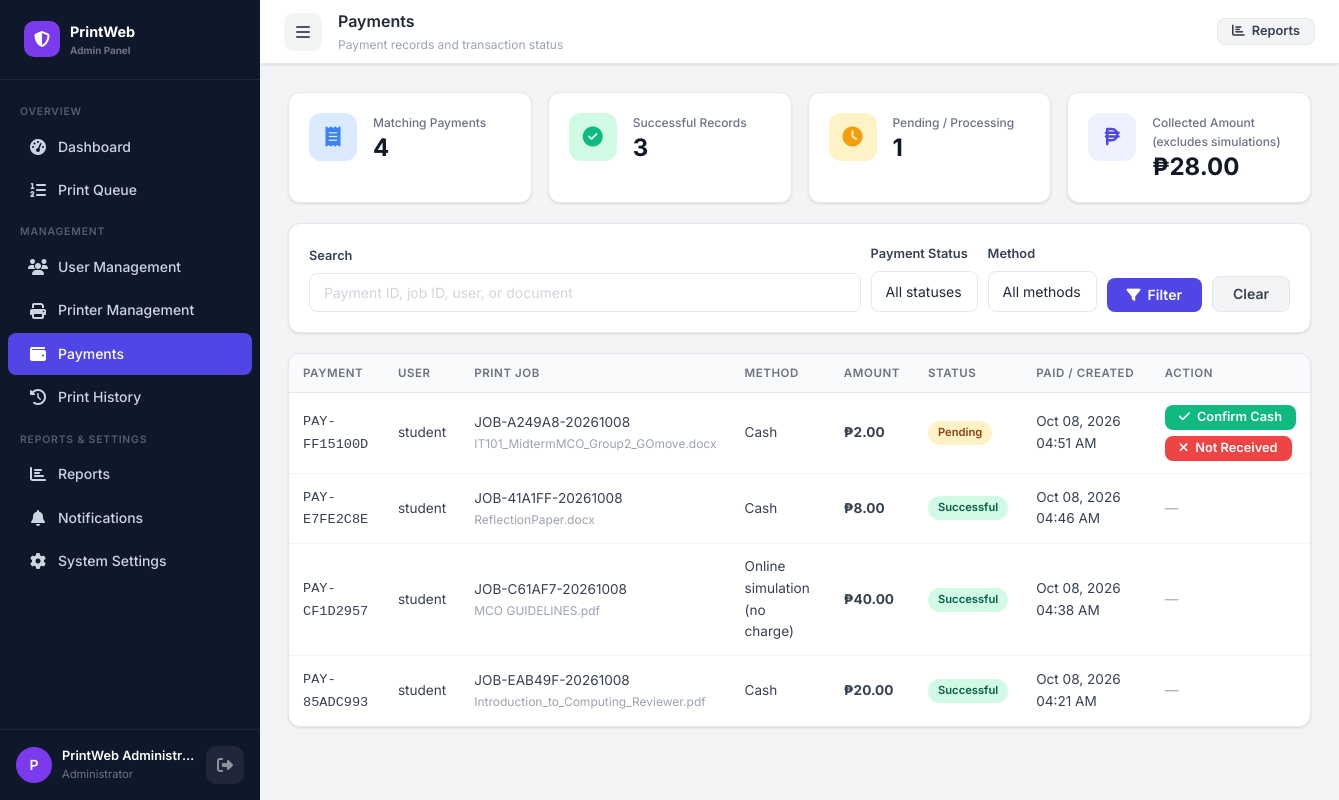
The page /admin/payments.php (signed in) on the database its author committed.
### tables this page shows
CREATE TABLE `payments` (
  `id` int(11) NOT NULL,
  `payment_id` varchar(20) NOT NULL,
  `job_id` int(11) NOT NULL,
  `user_id` int(11) NOT NULL,
  `amount` decimal(10,2) NOT NULL,
  `payment_method` enum('cash','online','card','ewallet','simulation') NOT NULL DEFAULT 'cash',
  `payment_status` enum('pending','processing','successful','failed','cancelled','refunded') NOT NULL DEFAULT 'pending',
  `transaction_reference` varchar(100) DEFAULT NULL,
  `stripe_checkout_session_id` varchar(255) DEFAULT NULL,
  `checkout_url` text DEFAULT NULL,
  `checkout_expires_at` datetime DEFAULT NULL,
  `payment_notes` text DEFAULT NULL,
  `processed_by` int(11) DEFAULT NULL COMMENT 'Admin/Operator user ID who processed',
  `paid_at` datetime DEFAULT NULL,
  `created_at` datetime NOT NULL DEFAULT current_timestamp(),
  `updated_at` datetime NOT NULL DEFAULT current_timestamp() ON UPDATE current_timestamp()
);

CREATE TABLE `users` (
  `id` int(11) NOT NULL,
  `user_id` varchar(20) NOT NULL,
  `full_name` varchar(150) NOT NULL,
  `email` varchar(150) NOT NULL,
  `password_hash` varchar(255) NOT NULL,
  `role` enum('student','faculty','staff','other','admin','operator') NOT NULL DEFAULT 'student',
  `contact_number` varchar(20) DEFAULT NULL,
  `department` varchar(100) DEFAULT NULL,
  `status` enum('active','inactive','suspended') NOT NULL DEFAULT 'active',
  `email_verified` tinyint(1) NOT NULL DEFAULT 0,
  `profile_picture` varchar(255) DEFAULT NULL,
  `created_at` datetime NOT NULL DEFAULT current_timestamp(),
  `updated_at` datetime NOT NULL DEFAULT current_timestamp() ON UPDATE current_timestamp()
);

CREATE TABLE `print_jobs` (
  `id` int(11) NOT NULL,
  `job_id` varchar(20) NOT NULL,
  `user_id` int(11) NOT NULL,
  `file_name` varchar(255) NOT NULL,
  `original_file_name` varchar(255) NOT NULL,
  `file_path` varchar(500) NOT NULL,
  `file_size` bigint(20) NOT NULL DEFAULT 0,
  `total_pages` int(11) NOT NULL DEFAULT 1,
  `copies` int(11) NOT NULL DEFAULT 1,
  `print_type` enum('bw','color') NOT NULL DEFAULT 'bw',
  `paper_size` enum('A4','Letter','Legal') NOT NULL DEFAULT 'A4',
  `pages_to_print` varchar(255) NOT NULL DEFAULT 'all' COMMENT 'all or page range like 1-5,7,9',
  `selected_pages_count` int(11) NOT NULL DEFAULT 0,
  `price_per_page` decimal(10,2) NOT NULL DEFAULT 0.00,
  `total_cost` decimal(10,2) NOT NULL DEFAULT 0.00,
  `payment_status` enum('pending','processing','successful','failed','cancelled') NOT NULL DEFAULT 'pending',
  `print_status` enum('draft','awaiting_payment','queued','waiting','printing','completed','failed','cancelled') NOT NULL DEFAULT 'draft',
  `printer_id` int(11) DEFAULT NULL,
  `queue_number` int(11) DEFAULT NULL,
  `current_page` int(11) NOT NULL DEFAULT 0,
  `error_message` text DEFAULT NULL,
  `notes` text DEFAULT NULL,
  `submitted_at` datetime DEFAULT NULL,
  `payment_at` datetime DEFAULT NULL,
  `queued_at` datetime DEFAULT NULL,
  `printing_started_at` datetime DEFAULT NULL,
  `completed_at` datetime DEFAULT NULL,
  `created_at` datetime NOT NULL DEFAULT current_timestamp(),
  `updated_at` datetime NOT NULL DEFAULT current_timestamp() ON UPDATE current_timestamp()
);

### admin/payments.php (the view, shortened to what this page needs)
<?php
require_once __DIR__ . '/../config/config.php';
require_once __DIR__ . '/../includes/functions.php';
$search = trim($_GET['q'] ?? '');
$where = [];
$params = [];
$whereClause = $where ? 'WHERE ' . implode(' AND ', $where) : '';
$stmt = $pdo->prepare("
    SELECT pay.*, pj.job_id as print_job_id, pj.original_file_name, u.full_name
    FROM payments pay
    JOIN print_jobs pj ON pay.job_id = pj.id
    JOIN users u ON pay.user_id = u.id
    {$whereClause}
    ORDER BY pay.created_at DESC
");
$stmt->execute($params);
$payments = $stmt->fetchAll();
$summaryStmt = $pdo->prepare("
    SELECT
        COUNT(*) as total_payments,
        SUM(CASE WHEN pay.payment_status = 'successful' THEN 1 ELSE 0 END) as successful_payments,
        SUM(CASE WHEN pay.payment_status IN ('pending','processing') THEN 1 ELSE 0 END) as pending_payments,
        SUM(CASE WHEN pay.payment_status = 'successful' AND pay.payment_method <> 'simulation' THEN pay.amount ELSE 0 END) as successful_amount
    FROM payments pay
    JOIN print_jobs pj ON pay.job_id = pj.id
    JOIN users u ON pay.user_id = u.id
    {$whereClause}
");
$summaryStmt->execute($params);
$summary = $summaryStmt->fetch();
include __DIR__ . '/../includes/header.php';
?>
<div class="app-wrapper">
    <?php include __DIR__ . '/../includes/sidebar_admin.php'; ?>
    <div class="main-content">
        <div class="topbar">
            <button class="icon-btn" id="sidebarToggle"><i class="fas fa-bars"></i></button>
            <div class="topbar-title">Payments<small>Payment records and transaction status</small></div>
            <div class="topbar-actions">
                <a href="<?= BASE_URL ?>/admin/reports.php" class="btn btn-secondary btn-sm"><i class="fas fa-chart-bar"></i> Reports</a>
            </div>
        </div>
        <div class="page-content">
            <div class="grid-4" style="margin-bottom:20px">
                <div class="stat-card">
                    <div class="stat-icon blue"><i class="fas fa-receipt"></i></div>
                    <div class="stat-info"><div class="stat-label">Matching Payments</div><div class="stat-value"><?= number_format((int)$summary['total_payments']) ?></div></div>
                </div>
                <div class="stat-card">
                    <div class="stat-icon green"><i class="fas fa-check-circle"></i></div>
                    <div class="stat-info"><div class="stat-label">Successful Records</div><div class="stat-value"><?= number_format((int)$summary['successful_payments']) ?></div></div>
                </div>
                <div class="stat-card">
                    <div class="stat-icon yellow"><i class="fas fa-clock"></i></div>
                    <div class="stat-info"><div class="stat-label">Pending / Processing</div><div class="stat-value"><?= number_format((int)$summary['pending_payments']) ?></div></div>
                </div>
                <div class="stat-card">
                    <div class="stat-icon purple"><i class="fas fa-peso-sign"></i></div>
                    <div class="stat-info"><div class="stat-label">Collected Amount (excludes simulations)</div><div class="stat-value"><?= formatCurrency((float)$summary['successful_amount']) ?></div></div>
                </div>
            </div>
            <div class="card" style="margin-bottom:20px">
                <div class="card-body">
                    <form method="GET" style="display:flex;gap:10px;flex-wrap:wrap;align-items:flex-end">
                        <div style="flex:1;min-width:200px">
                            <label class="form-label">Search</label>
                            <input type="search" name="q" class="form-control" value="<?= h($search) ?>" placeholder="Payment ID, job ID, user, or document">
                        </div>
                        <div>
                            <label class="form-label">Payment Status</label>
                            <select name="status" class="form-select">
                                <option value="">All statuses</option>
                            </select>
                        </div>
                        <div>
                            <label class="form-label">Method</label>
                            <select name="method" class="form-select">
                                <option value="">All methods</option>
                            </select>
                        </div>
                        <button type="submit" class="btn btn-primary"><i class="fas fa-filter"></i> Filter</button>
                        <a href="<?= BASE_URL ?>/admin/payments.php" class="btn btn-secondary">Clear</a>
                    </form>
                </div>
            </div>
            <div class="card">
                <div class="table-wrapper">
                    <table>
                        <thead>
                            <tr><th>Payment</th><th>User</th><th>Print Job</th><th>Method</th><th>Amount</th><th>Status</th><th>Paid / Created</th><th>Action</th></tr>
                        </thead>
                        <tbody>
                            <?php if (!$payments): ?>
                                <tr><td colspan="8"><div class="empty-state"><i class="fas fa-receipt"></i><h3>No payments found</h3><p>Adjust the filters or wait for payment records.</p></div></td></tr>
                            <?php else: ?>
                                <?php foreach ($payments as $payment): ?>
                                    <tr>
                                        <td><code><?= h($payment['payment_id']) ?></code></td>
                                        <td><?= h($payment['full_name']) ?></td>
                                        <td>
                                            <a href="<?= BASE_URL ?>/admin/queue.php?status=all"><?= h($payment['print_job_id']) ?></a>
                                            <div style="font-size:.75rem;color:var(--gray-400)"><?= h($payment['original_file_name']) ?></div>
                                        </td>
                                        <td><?= h($payment['payment_method'] === 'simulation' ? 'Online simulation (no charge)' : ucfirst($payment['payment_method'])) ?></td>
                                        <td><strong><?= formatCurrency((float)$payment['amount']) ?></strong></td>
                                        <td><?= paymentStatusBadge($payment['payment_status']) ?></td>
                                        <td><?= formatDateTime($payment['paid_at'] ?: $payment['created_at']) ?></td>
                                        <td>
                                            <?php if ($payment['payment_method'] === 'cash' && $payment['payment_status'] === 'pending'): ?>
                                                <form method="POST" onsubmit="return confirm('Confirm that cash was received for this print job?');">
                                                    <button type="submit" class="btn btn-success btn-sm"><i class="fas fa-check"></i> Confirm Cash</button>
                                                </form>
                                                <form method="POST" onsubmit="return confirm('Mark this cash payment as not received?');" style="margin-top:6px">
                                                    <button type="submit" class="btn btn-danger btn-sm"><i class="fas fa-times"></i> Not Received</button>
                                                </form>
                                            <?php else: ?>
                                                <span class="text-muted">—</span>
                                            <?php endif; ?>
                                        </td>
                                    </tr>
                                <?php endforeach; ?>
                            <?php endif; ?>
                        </tbody>
                    </table>
                </div>
            </div>
        </div>
    </div>
</div>
<?php include __DIR__ . '/../includes/footer.php'; ?>

### includes/functions.php (shortened to what this page needs)
<?php
require_once __DIR__ . '/../config/config.php';
function getSetting(string $key, string $default = ''): string {
    global $pdo;
    static $settingsCache = [];
    if (!isset($settingsCache[$key])) {
        $stmt = $pdo->prepare("SELECT setting_value FROM system_settings WHERE setting_key = ?");
        $stmt->execute([$key]);
        $row = $stmt->fetch();
        $settingsCache[$key] = $row ? $row['setting_value'] : $default;
    }
    return $settingsCache[$key];
}
function formatCurrency(float $amount): string {
    $symbol = getSetting('currency_symbol', '₱');
    return $symbol . number_format($amount, 2);
}
function h(string $str): string {
    return htmlspecialchars($str, ENT_QUOTES, 'UTF-8');
}
function paymentStatusBadge(string $status): string {
    $statuses = PAYMENT_STATUSES;
    $info = $statuses[$status] ?? ['label' => ucfirst($status), 'class' => 'badge-secondary'];
    return '<span class="badge ' . $info['class'] . '">' . $info['label'] . '</span>';
}
function formatDateTime(?string $datetime, string $format = 'M d, Y h:i A'): string {
    return date($format, strtotime($datetime));
}

### rows shown on the page
payments: payment "PAY-FF15100D", user.full_name "student", job.job_id "JOB-A249A8-20261008", job.original_file_name "IT101_MidtermMCO_Group2_GOmove.docx", payment_method "Cash", amount "₱2.00", payment_status "Pending", paid_at+created_at "Oct 08, 2026 04:51 AM"
payments: payment "PAY-E7FE2C8E", user.full_name "student", job.job_id "JOB-41A1FF-20261008", job.original_file_name "ReflectionPaper.docx", payment_method "Cash", amount "₱8.00", payment_status "Successful", paid_at "Oct 08, 2026 04:46 AM"
payments: payment "PAY-CF1D2957", user.full_name "student", job.job_id "JOB-C61AF7-20261008", job.original_file_name "MCO GUIDELINES.pdf", payment_method "Online simulation (no charge)", amount "₱40.00", payment_status "Successful", paid_at "Oct 08, 2026 04:38 AM"
payments: payment "PAY-85ADC993", user.full_name "student", job.job_id "JOB-EAB49F-20261008", job.original_file_name "Introduction_to_Computing_Reviewer.pdf", payment_method "Cash", amount "₱20.00", payment_status "Successful", paid_at "Oct 08, 2026 04:21 AM"

### other values the page prints
$label "Dashboard Print Queue User Management Printer Management Payments Print History Reports Notifications System Settings"
substr($_SESSION['user_name'] ?? 'A', 0, 1) "P"
$_SESSION['user_name'] "PrintWeb Administr…"
ROLES[$_SESSION['user_role'] ?? 'admin'] "Administrator"
$summary['total_payments'] "4"
$summary['successful_payments'] "3"
$summary['pending_payments'] "1"
formatCurrency((float)$summary['successful_amount']) "₱28.00"
